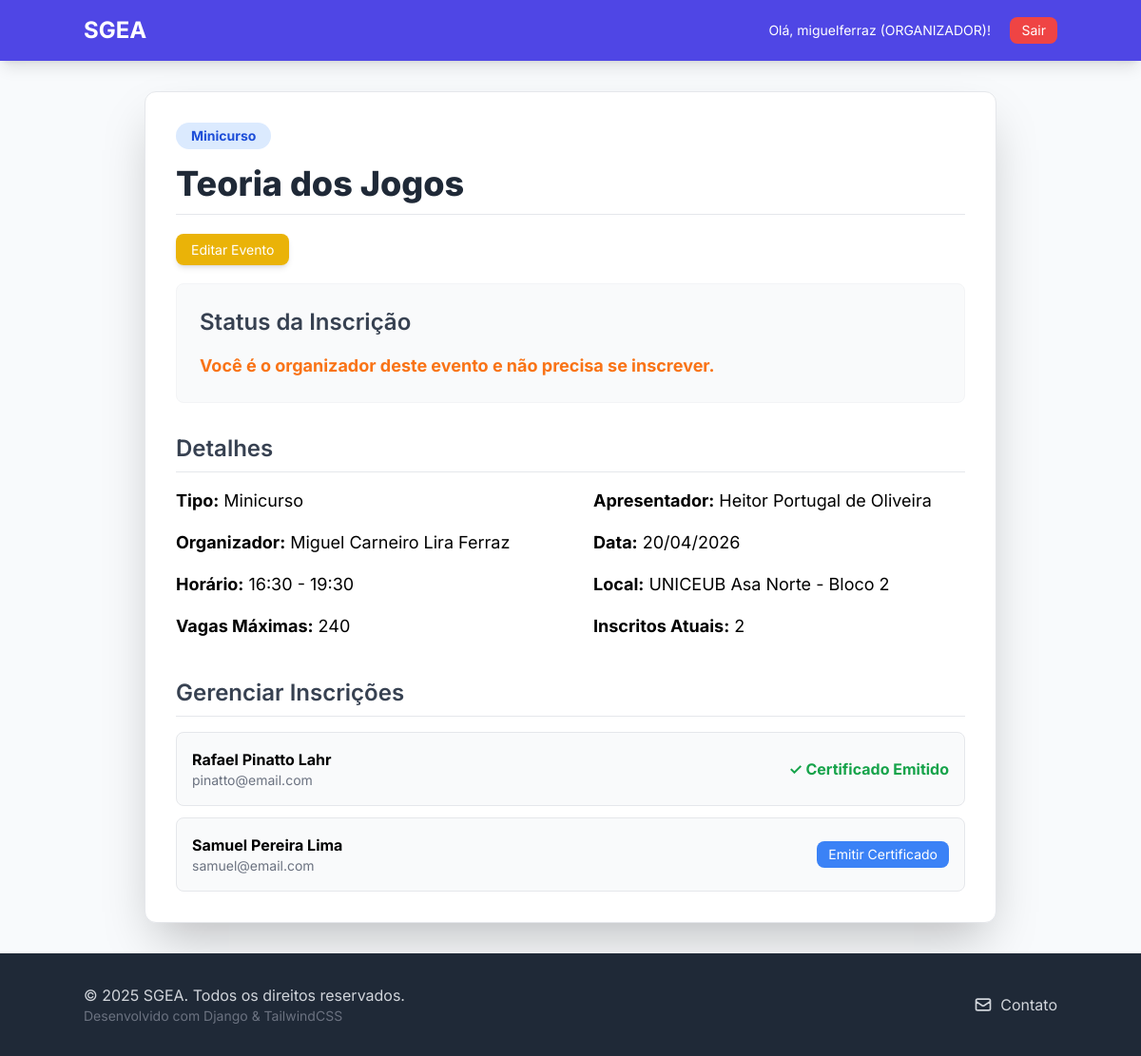
Screenshot of /eventos/4/ (signed in) with the database file from the repository.
### users/models.py (models this page shows, shortened)
class Usuario(AbstractUser):
    telefone = models.CharField(max_length=15, verbose_name='Telefone', blank=True, null=True)
    instituicao_ensino = models.CharField(
        max_length=100,
        verbose_name='Instituição de Ensino',
        blank=True,
        null=True
    )
    PERFIL_CHOICES = (
        ('ALUNO', 'Aluno'),
        ('PROFESSOR', 'Professor'),
        ('ORGANIZADOR', 'Organizador'),
    )
    perfil = models.CharField(
        max_length=15,
        choices=PERFIL_CHOICES,
        default='ALUNO',
        verbose_name='Perfil'
    )
    data_registro = models.DateTimeField(auto_now_add=True)
    class Meta:
        verbose_name = 'Usuário'
        verbose_name_plural = 'Usuários'

### events/models.py (models this page shows, shortened)
class Evento(models.Model):
    TIPO_CHOICES = (
        ('SEMINARIO', 'Seminário'),
        ('PALESTRA', 'Palestra'),
        ('MINICURSO', 'Minicurso'),
        ('SEMANA', 'Semana Acadêmica'),
    )
    nome_evento = models.CharField(max_length=255)
    apresentador = models.CharField(max_length=255)
    tipo_evento = models.CharField(max_length=50, choices=TIPO_CHOICES)
    data = models.DateField()
    horario_inicio = models.TimeField()
    horario_fim = models.TimeField()
    local = models.CharField(max_length=255)
    qtd_participantes = models.IntegerField(default=0)
    organizador_responsavel = models.ForeignKey(
        Usuario,
        on_delete=models.CASCADE,
        limit_choices_to={'perfil': 'ORGANIZADOR'} # Garante que apenas organizadores possam ser selecionados
    )

class Inscricao(models.Model):
    usuario = models.ForeignKey(Usuario, on_delete=models.CASCADE)
    evento = models.ForeignKey(Evento, on_delete=models.CASCADE)
    data_inscricao = models.DateTimeField(auto_now_add=True)
    certificado_emitido = models.BooleanField(default=False)
    class Meta:
        unique_together = ('usuario', 'evento')

### events/views.py (the view)
# urls.py: path('<int:pk>/', views.EventDetailView.as_view(), name='event_detail'),
class EventDetailView(LoginRequiredMixin, DetailView):
    model = Evento
    template_name = 'events/event_detail.html'
    context_object_name = 'object'
    def get_context_data(self, **kwargs):
        context = super().get_context_data(**kwargs)
        evento = self.get_object()
        user = self.request.user
        inscritos_atuais = Inscricao.objects.filter(evento=evento).count()
        vagas_disponiveis = evento.qtd_participantes - inscritos_atuais
        context['inscritos_atuais'] = inscritos_atuais
        context['vagas_disponiveis'] = max(0, vagas_disponiveis)
        context['is_inscrito'] = False
        context['is_certificado_emitido'] = False
        if user.is_authenticated:
            inscricao = Inscricao.objects.filter(usuario=user, evento=evento).first()
            context['inscricao'] = inscricao  # <-- PEQUENA ADIÇÃO AQUI
            if inscricao:
                context['is_inscrito'] = True
                context['is_certificado_emitido'] = inscricao.certificado_emitido
        return context

### events/templates/events/event_detail.html (shortened to what this page needs)
{% load static %}
<!DOCTYPE html>
<html lang="pt-br">
<head>
    <script src="https://cdn.tailwindcss.com"></script>
    <link rel="stylesheet" href="{% static 'css/base.css' %}">
</head>
<body>
    <nav class="p-4 shadow-lg">
        <div class="container mx-auto flex justify-between items-center">
            <a href="{% url 'inicio:home' %}" class="text-2xl font-bold text-white">SGEA</a>
            <div class="space-x-4">
                {% if user.is_authenticated %}
                    <span class="text-white text-sm">Olá, {{ user.username }} ({{ user.perfil }})!</span>
                    <form class="inline" method="post" action="{% url 'logout' %}">
                        <button type="submit" class="bg-red-500 hover:bg-red-600 text-white px-3 py-1 rounded-lg text-sm transition duration-200">Sair</button>
                    </form>
                {% endif %}
            </div>
        </div>
    </nav>
    <main class="container mx-auto p-4 md:p-8">
        <div class="max-w-4xl mx-auto bg-white p-8 rounded-xl shadow-2xl border border-gray-200">
            <span class="inline-block px-4 py-1 text-sm font-bold rounded-full bg-blue-100 text-blue-700 mb-4">{{ object.get_tipo_evento_display }}</span>
            <h2 class="text-4xl font-extrabold text-gray-800 mb-6 border-b pb-3">{{ object.nome_evento }}</h2>
            {% if user.is_authenticated and user == object.organizador_responsavel %}
                <div class="mb-6"><a href="{% url 'events:event_update' pk=object.pk %}" class="bg-yellow-500 hover:bg-yellow-600 text-white px-4 py-2 rounded-lg text-sm shadow-md transition duration-200">Editar Evento</a></div>
            {% endif %}
            <div class="bg-gray-50 p-6 rounded-lg mb-8 border border-gray-100">
                <h3 class="text-2xl font-semibold text-gray-700 mb-4">Status da Inscrição</h3>
                {% if user.is_authenticated %}
                    {% if is_inscrito %}
                        <p class="text-green-600 font-bold text-lg flex items-center"><svg xmlns="http://www.w3.org/2000/svg" class="h-6 w-6 mr-2" fill="none" viewBox="0 0 24 24" stroke="currentColor" stroke-width="2"><path stroke-linecap="round" stroke-linejoin="round" d="M9 12l2 2 4-4m6 2a9 9 0 11-18 0 9 9 0 0118 0z" /></svg>Você já está inscrito neste evento!</p>
                        {% if is_certificado_emitido %}
                            <p class="mt-2">
                                <a href="{% url 'events:generate_certificate' inscricao_id=inscricao.id %}" target="_blank" class="text-indigo-600 font-medium hover:text-indigo-500">✅ Baixar Certificado</a>
                            </p>
                        {% endif %}
                    {% elif vagas_disponiveis == 0 %}
                        <p class="text-red-600 font-bold text-lg">Evento Lotado!</p>
                    {% elif user == object.organizador_responsavel %}
                        <p class="text-orange-500 font-bold text-lg">Você é o organizador deste evento e não precisa se inscrever.</p>
                    {% elif user.get_full_name == object.apresentador %}
                        <p class="text-blue-500 font-bold text-lg">Você é o apresentador deste evento.</p>
                    {% endif %}
                {% else %}
                     <p class="text-gray-600 text-lg">Faça <a href="{% url 'login' %}" class="text-indigo-600 font-medium hover:text-indigo-500">Login</a> para se inscrever neste evento.</p>
                {% endif %}
            </div>
            <h3 class="text-2xl font-semibold text-gray-700 mb-4 border-b pb-2">Detalhes</h3>
            <div class="grid grid-cols-1 md:grid-cols-2 gap-x-12 gap-y-4 text-lg">
                <p><strong>Tipo:</strong> {{ object.get_tipo_evento_display }}</p>
                <p><strong>Apresentador:</strong> {{ object.apresentador }}</p>
                <p><strong>Organizador:</strong> {{ object.organizador_responsavel.get_full_name|default:object.organizador_responsavel.username }}</p>
                <p><strong>Data:</strong> {{ object.data|date:"d/m/Y" }}</p>
                <p><strong>Horário:</strong> {{ object.horario_inicio|time:"H:i" }} - {{ object.horario_fim|time:"H:i" }}</p>
                <p><strong>Local:</strong> {{ object.local }}</p>
                <p><strong>Vagas Máximas:</strong> {{ object.qtd_participantes }}</p>
                <p><strong>Inscritos Atuais:</strong> {{ inscritos_atuais }}</p>
            </div>
            {% if user.is_authenticated and user == object.organizador_responsavel %}
                <div class="mt-10">
                    <h3 class="text-2xl font-semibold text-gray-700 mb-4 border-b pb-2">Gerenciar Inscrições</h3>
                    {% if object.inscricao_set.all %}
                        <ul class="space-y-3">
                            {% for inscricao in object.inscricao_set.all %}
                                <li class="p-4 bg-gray-50 rounded-lg flex justify-between items-center border">
                                    <div>
                                        <p class="font-bold">{{ inscricao.usuario.get_full_name|default:inscricao.usuario.username }}</p>
                                        <p class="text-sm text-gray-500">{{ inscricao.usuario.email }}</p>
                                    </div>
                                    <div>
                                        {% if inscricao.certificado_emitido %}
                                            <span class="text-green-600 font-bold">✓ Certificado Emitido</span>
                                        {% else %}
                                            <form method="post" action="{% url 'events:emitir_certificado' inscricao_id=inscricao.id %}">
                                                <button type="submit" class="bg-blue-500 hover:bg-blue-600 text-white px-3 py-1 rounded-lg text-sm">Emitir Certificado</button>
                                            </form>
                                        {% endif %}
                                    </div>
                                </li>
                            {% endfor %}
                        </ul>
                    {% else %}
                        <p class="text-gray-500">Ainda não há inscritos neste evento.</p>
                    {% endif %}
                </div>
            {% endif %}
        </div>
    </main>
    {% include 'inicio/partials/footer.html' %}
</body>
</html>

### sgea_core/static/css/base.css (style rules this page uses)
html { height: 100%; }
body { display: flex; flex-direction: column; min-height: 100%; font-family: 'Inter', sans-serif; margin: 0; padding: 0; box-sizing: border-box; -webkit-font-smoothing: antialiased; background-color: #f8fafc; }
main { flex-grow: 1; }
nav { background-color: #4f46e5; }
a { transition: color 0.2s; }

### rows the page displays
Usuario: username "miguelferraz", perfil "ORGANIZADOR"
Evento: tipo_evento "Minicurso", nome_evento "Teoria dos Jogos", apresentador "Heitor Portugal de Oliveira", organizador_responsavel.get_full_name "Miguel Carneiro Lira Ferraz", data "20/04/2026", horario_inicio "16:30", horario_fim "19:30", local "UNICEUB Asa Norte - Bloco 2", qtd_participantes "240"
Inscricao: usuario.get_full_name "Rafael Pinatto Lahr", usuario.email "pinatto@email.com", certificado_emitido "✓ Certificado Emitido"
Inscricao: usuario.get_full_name "Samuel Pereira Lima", usuario.email "samuel@email.com", certificado_emitido "Emitir Certificado"

### other values shown
{{ inscritos_atuais }} "2"
